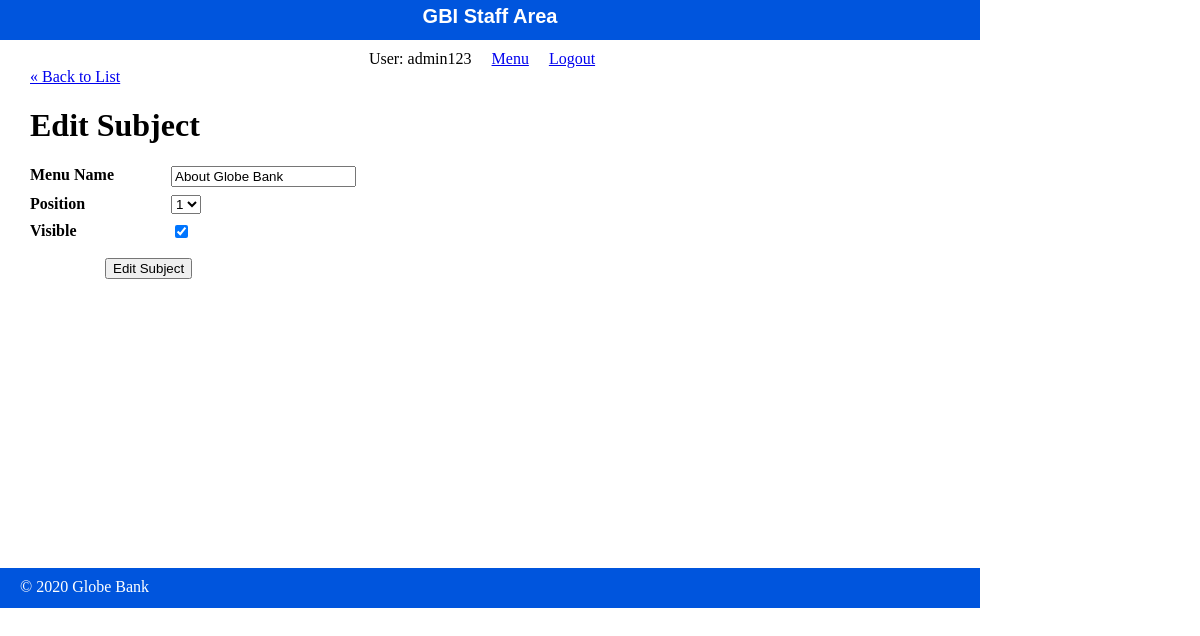
The page /staff/subjects/edit.php?id=1 (signed in) on the database its author committed.
### tables this page shows
CREATE TABLE `subjects` (
  `id` int(11) NOT NULL,
  `menu_name` varchar(255) DEFAULT NULL,
  `position` int(3) DEFAULT NULL,
  `visible` tinyint(1) DEFAULT NULL
);

### private/functions.php (called while the page is built, shortened)
<?php
function url_for($script_path) {
  return WWW_ROOT . $script_path;
}
function u($string="") {
  return urlencode($string);
}
function h($string="") {
  return htmlspecialchars($string);
}
?>

### private/database.php (called while the page is built, shortened)
<?php
  function db_escape($connection, $string) {
    return mysqli_real_escape_string($connection, $string);
  }
?>

### private/query_functions.php (called while the page is built, shortened)
<?php
  function find_all_subjects($options=[]) {
    global $db;
    $visible = $options['visible'] ?? false;
    $sql = "SELECT * FROM subjects ";
    $sql .= "ORDER BY position ASC";
    $result = mysqli_query($db, $sql);
    return $result;
  }
  function find_subject_by_id($id, $options=[]) {
    global $db;
    $visible = $options['visible'] ?? false;
    $sql = "SELECT * FROM subjects ";
    $sql .= "WHERE id='" . db_escape($db, $id) . "' ";
    $result = mysqli_query($db, $sql);
    $subject = mysqli_fetch_assoc($result);
    return $subject;
  }
?>

### public/staff/subjects/edit.php (the view, shortened to what this page needs)
<?php
require_once('../../../private/initialize.php');
$id = $_GET['id'];
if(is_post_request()) {
  $subject = [];
  $subject['id'] = $id;
  $subject['menu_name'] = $_POST['menu_name'] ?? '';
  $subject['position'] = $_POST['position'] ?? '';
  $subject['visible'] = $_POST['visible'] ?? '';
  $result = update_subject($subject);
  if($result === true) {
    $_SESSION['message'] = 'The subject was updated successfully.';
    redirect_to(url_for('/staff/subjects/show.php?id=' . $id));
  } else {
    $errors = $result;
  }
} else {
  $subject = find_subject_by_id($id);
}
$subject_set = find_all_subjects();
$subject_count = mysqli_num_rows($subject_set);
?>
<?php include(SHARED_PATH . '/staff_header.php'); ?>
<div id="content">
  <a class="back-link" href="<?php echo url_for('/staff/subjects/index.php'); ?>">&laquo; Back to List</a>
  <div class="subject edit">
    <h1>Edit Subject</h1>
    <form action="<?php echo url_for('/staff/subjects/edit.php?id=' . h(u($id))); ?>" method="post">
      <dl>
        <dt>Menu Name</dt>
        <dd><input type="text" name="menu_name" value="<?php echo h($subject['menu_name']); ?>" /></dd>
      </dl>
      <dl>
        <dt>Position</dt>
        <dd>
          <select name="position">
          <?php
            for($i=1; $i <= $subject_count; $i++) {
              echo "<option value=\"{$i}\"";
              if($subject["position"] == $i) {
                echo " selected";
              }
              echo ">{$i}</option>";
            }
          ?>
          </select>
        </dd>
      </dl>
      <dl>
        <dt>Visible</dt>
        <dd>
          <input type="checkbox" name="visible" value="1"<?php if($subject['visible'] == "1") { echo " checked"; } ?> />
        </dd>
      </dl>
      <div id="operations">
        <input type="submit" value="Edit Subject" />
      </div>
    </form>
  </div>
</div>
<?php include(SHARED_PATH . '/staff_footer.php'); ?>

### public/stylesheets/staff.css (style rules this page uses)
html { height: 100%; width: 100%; }
body { height: 980px; width: 100%; margin: 0; padding: 0; }
#content { width: 920px; min-height: 500px; padding: 0 30px; }
dl { clear: both; overflow: hidden; margin: 0.5em 0; }
dt { float: left; font-weight: bold; width: 125px; }
dd { float: left; margin-left: 1em; }
#operations { clear: both; margin: 1em 0 1em 75px; }

### rows shown on the page
subjects: menu_name "About Globe Bank", position "1", visible "☑"

### other values the page prints
$_SESSION['username'] "admin123"
